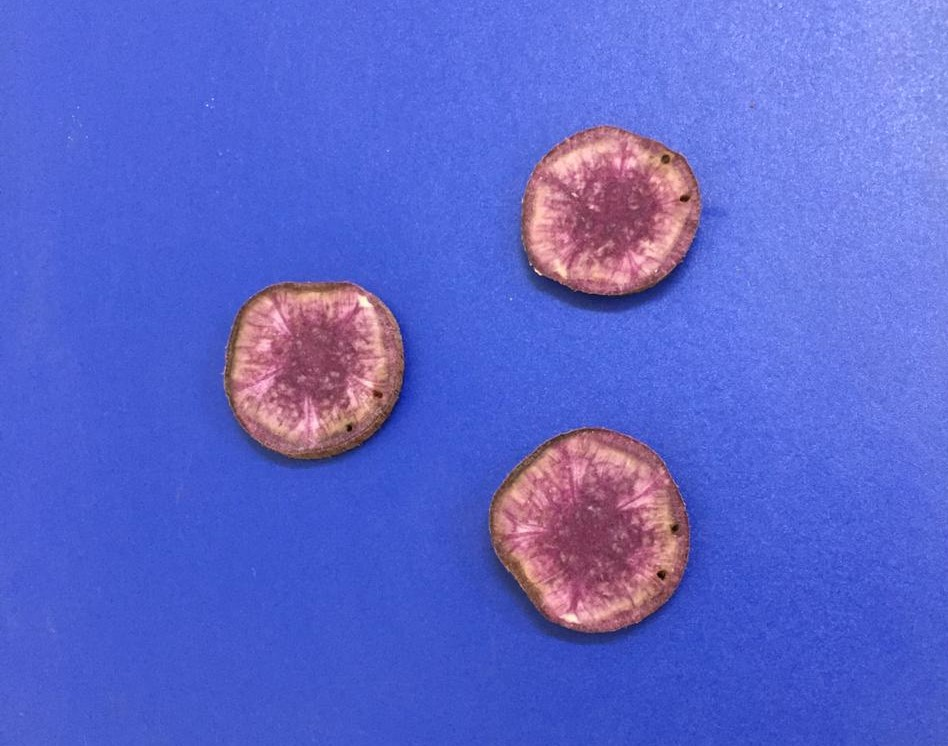
#> input picture Exercicios REO 3/batata_doce.jpeg, 948 x 746 px
$ python REO3_Liliana.py   (older library calls are emulated)
#> lines starting #> are read from the running program, lines starting #| are printed output that depends on the picture; after the words box and inside, x2 and y2 are one past the last pixel; in counts of white or black regions, pixels touching at a corner belong together
########################################################################################################################
# DATA: 17/07/2020
# DISCIPLINA: VISÃO COMPUTACIONAL NO MELHORAMENTO DE PLANTAS
# ALUNA: LILIANA ROCIVALDA GOMES LEITAO
# GITHUB: lilianaleitao
# PROFESSOR: VINÍCIUS QUINTÃO CARNEIRO
# GITHUB: vqcarneiro
########################################################################################################################
# EXERCÍCIO 01:
########################################################################################################################
# Importar pacotes
import cv2 # Importa o pacote opencv
import numpy as np # Importa o pacote numpy
from matplotlib import pyplot as plt # Importa o pacote matplotlib
from skimage.measure import label, regionprops
########################################################################################################################
# Leitura da imagem
Arquivo = "batata_doce.jpeg"
# Nome do arquivo a ser utilizado na análise
img_bgr = cv2.imread(Arquivo,1) # Carrega imagem (1 - Colorida (BGR))
#> img_bgr is the input picture: shape (746, 948, 3); mean B, G, R 204.2, 101.8, 90.9
img_rgb = cv2.cvtColor(img_bgr,cv2.COLOR_BGR2RGB)
########################################################################################################################
# a) Aplique o filtro de média com cinco diferentes tamanhos de kernel e compare os resultados com a imagem original.
print('1 a) kernel usados: 11x11; 25x25; 33x33; 47x47 e 59x59')

# Filtro de média
img_filtro_media1 = cv2.blur(img_rgb,(11,11)) # kernel 11x11 (11 linhas e 11 colunas)
img_filtro_media2 = cv2.blur(img_rgb,(25,25))
img_filtro_media3 = cv2.blur(img_rgb,(33,33))
img_filtro_media4 = cv2.blur(img_rgb,(47,47))
img_filtro_media5 = cv2.blur(img_rgb,(59,59))

# Plotar imagens
plt.figure('1a')
plt.subplot(2,3,1)
plt.imshow(img_rgb)
plt.xticks([])
plt.yticks([])
plt.title("Original")

plt.subplot(2,3,2)
plt.imshow(img_filtro_media1)
plt.xticks([])
plt.yticks([])
plt.title("Kernel 11x11")

plt.subplot(2,3,3)
plt.imshow(img_filtro_media2)
plt.xticks([])
plt.yticks([])
plt.title("Kernel 25x25")

plt.subplot(2,3,4)
plt.imshow(img_filtro_media3)
plt.xticks([])
plt.yticks([])
plt.title("Kernel 33x33")

plt.subplot(2,3,5)
plt.imshow(img_filtro_media4)
plt.xticks([])
plt.yticks([])
plt.title("Kernel 47x47")

plt.subplot(2,3,6)
plt.imshow(img_filtro_media5)
plt.xticks([])
plt.yticks([])
plt.title("Kernel 59x59")

plt.show()

print('--------------------------------------------------------------------------------------------------------------')
######################################################################################################################

# b) Aplique diferentes tipos de filtros com pelo menos dois tamanhos de kernel e compare os resultados entre si e
# com a imagem original.
print('1 b) Filtros: media, gaussiano, mediana e bilateral; kernel: 27x27 e 47x47')

# Filtro de média (media aritmetica)
filtro_media1 = cv2.blur(img_rgb,(27,27))
filtro_media2 = cv2.blur(img_rgb,(47,47))
# obs: parametros 1 e 2 = kernel 27x27 (27 linhas e 27 colunas)

# Filtro Gaussiano (média ponderada)
# média ponderada dos pixels vizinhos ao pixel de interesse, de modo que pixels mais proximos recebem pesos
# maiores e pixels mais distantes pesos menores.
filtro_gaussiano1 = cv2.GaussianBlur(img_rgb,(27,27),0)
filtro_gaussiano2 = cv2.GaussianBlur(img_rgb,(47,47),0)
# obs: parametros 1 e 2 = kernel
# obs: parametro 3 = zero, os pesos são determinados automaticamente pela função Blur

# Filtro de mediana
# mediana dos pixels na região de vizinhança do pixel de interesse
filtro_mediana1 = cv2.medianBlur(img_rgb,27)
filtro_mediana2 = cv2.medianBlur(img_rgb,47)

# Filtro bilateral
# Identificação das bordas dos objetos, sendo eficaz na remoção de ruído.
filtro_bilateral1 = cv2.bilateralFilter(img_rgb,27,27,3)
filtro_bilateral2 = cv2.bilateralFilter(img_rgb,47,47,3)
# obs: parametro 1 = kernel
# obs: parametro 2 = desvio padrão, elimina os pixels discrepantes da imagem (outliers)
# obs: parametro 3 = ponderação de pesos das distancias dos pixels vizinhos

# Plotar imagens
plt.figure('1b')
plt.subplot(3,4,1)
plt.imshow(img_rgb)
plt.xticks([])
plt.yticks([])
plt.title("Original")

plt.subplot(3,4,5)
plt.imshow(filtro_media1)
plt.xticks([])
plt.yticks([])
plt.title("Filtro média (27x27)")

plt.subplot(3,4,6)
plt.imshow(filtro_gaussiano1)
plt.xticks([])
plt.yticks([])
plt.title("Filtro Gaussiano (27x27)")

plt.subplot(3,4,7)
plt.imshow(filtro_mediana1)
plt.xticks([])
plt.yticks([])
plt.title("Filtro mediana (27x27)")

plt.subplot(3,4,8)
plt.imshow(filtro_bilateral1)
plt.xticks([])
plt.yticks([])
plt.title("Filtro bilateral (27x27)")

plt.subplot(3,4,9)
plt.imshow(filtro_media2)
plt.xticks([])
plt.yticks([])
plt.title("Filtro média (47x47)")

plt.subplot(3,4,10)
plt.imshow(filtro_gaussiano2)
plt.xticks([])
plt.yticks([])
plt.title("Filtro Gaussiano (47x47)")

plt.subplot(3,4,11)
plt.imshow(filtro_mediana2)
plt.xticks([])
plt.yticks([])
plt.title("Filtro mediana (47x47)")

plt.subplot(3,4,12)
plt.imshow(filtro_bilateral2)
plt.xticks([])
plt.yticks([])
plt.title("Filtro bilateral (47x47)")

plt.show()

print('--------------------------------------------------------------------------------------------------------------')
######################################################################################################################

# c) Realize a segmentação da imagem utilizando o processo de limiarização. Utilizando o reconhecimento de contornos,
# identifique e salve os objetos de interesse. Além disso, acesse as bibliotecas Opencv e Scikit-Image, verifique as
# variáveis que podem ser mensuradas e extraia as informações pertinentes (crie e salve uma tabela com estes dados).
# Apresente todas as imagens obtidas ao longo deste processo.
print('1 c)')

# Leitura da imagem RGB
r,g,b = cv2.split(img_rgb)

# Limiarização - OTSU
(L_r, img_limiar_r) = cv2.threshold(r,0,255,cv2.THRESH_BINARY+cv2.THRESH_OTSU)
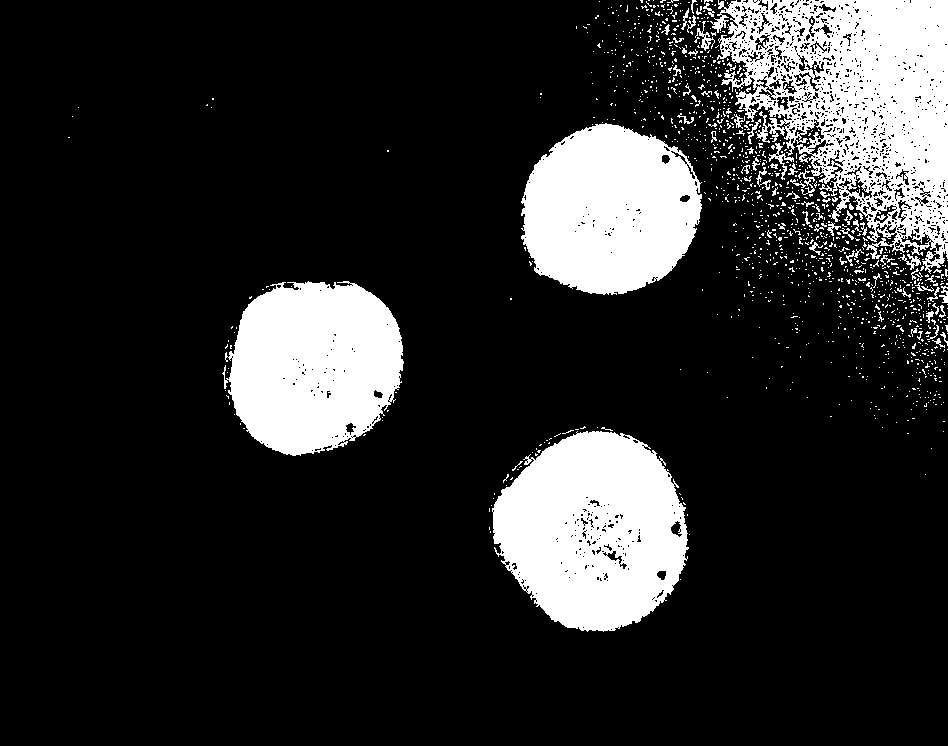
#> img_limiar_r: shape (746, 948); 16.8% white; 1308 white regions (1236 under 20 px), largest, box (x1, y1, x2, y2) and area: (710, 0, 948, 274) 34755, (492, 431, 689, 632) 28748, (222, 281, 404, 456) 23948
#> L_r = 119
(L_g, img_limiar_g) = cv2.threshold(g,0,255,cv2.THRESH_BINARY+cv2.THRESH_OTSU)
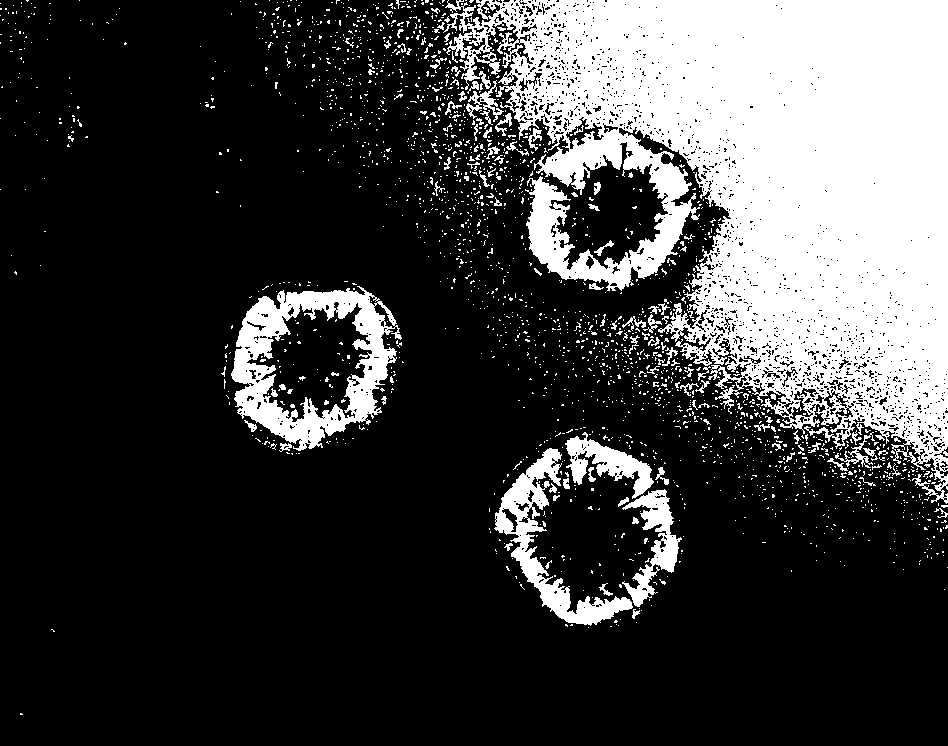
#> img_limiar_g: shape (746, 948); 24.1% white; 2174 white regions (2061 under 20 px), largest, box (x1, y1, x2, y2) and area: (443, 0, 948, 504) 136915, (231, 286, 402, 451) 11086, (494, 448, 633, 626) 5388
#> L_g = 112
(L_b, img_limiar_b) = cv2.threshold(b,0,255,cv2.THRESH_BINARY+cv2.THRESH_OTSU)
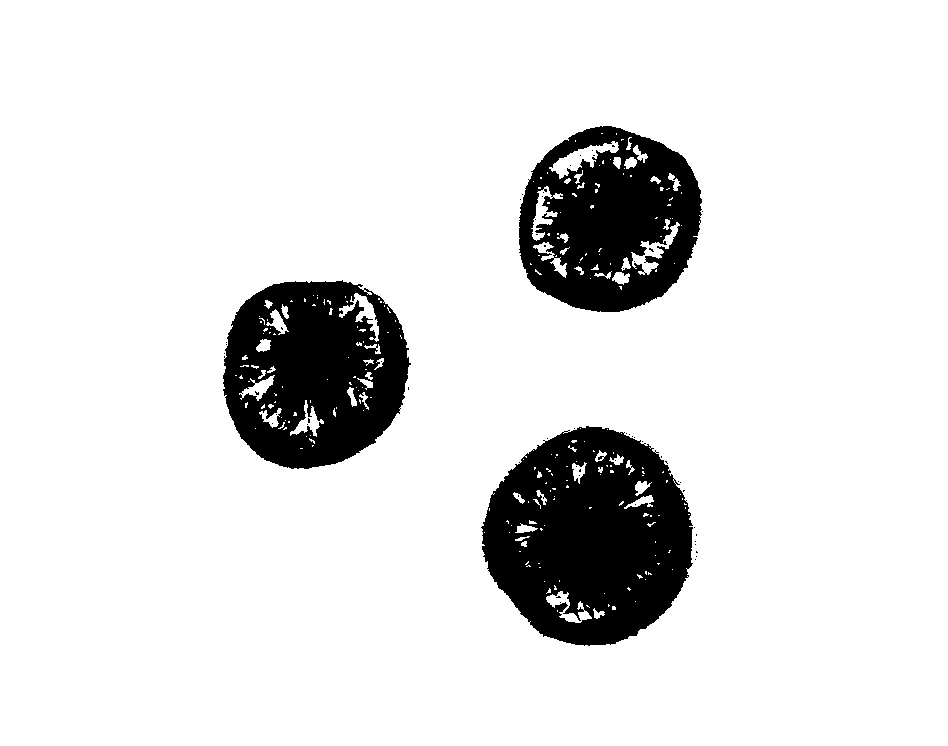
#> img_limiar_b: shape (746, 948); 88.5% white; 57 black regions (54 under 20 px), largest, box (x1, y1, x2, y2) and area: (481, 426, 693, 646) 33119, (223, 280, 411, 469) 25363, (519, 126, 702, 312) 23076
#> L_b = 166
(L_b, img_limiar_b_inv) = cv2.threshold(b,0,255,cv2.THRESH_BINARY_INV+cv2.THRESH_OTSU)

# Segmentação da imagem
img_seg_b = cv2.bitwise_and(img_rgb,img_rgb,mask=img_limiar_b)
img_seg_b_inv = cv2.bitwise_and(img_rgb,img_rgb,mask=img_limiar_b_inv)

# Plotar imagens
print('Melhor segmentação: Sistema de cor RGB, canal B, Otsu invertido')
plt.figure('1c segmentada')
plt.subplot(2,3,1)
plt.imshow(img_limiar_r,cmap='gray')
plt.title('R - OTSU')
plt.xticks([])
plt.yticks([])

plt.subplot(2,3,2)
plt.imshow(img_limiar_g,cmap='gray')
plt.title('G - OTSU')
plt.xticks([])
plt.yticks([])

plt.subplot(2,3,3)
plt.imshow(img_limiar_b,cmap='gray')
plt.title('B - OTSU')
plt.xticks([])
plt.yticks([])

plt.subplot(2,3,4)
plt.imshow(img_rgb)
plt.xticks([])
plt.yticks([])
plt.title("Original")

plt.subplot(2,3,5)
plt.imshow(img_seg_b)
plt.xticks([])
plt.yticks([])
plt.title('Segmentada')

plt.subplot(2,3,6)
plt.imshow(img_seg_b_inv)
plt.xticks([])
plt.yticks([])
plt.title('Segmentada invertida')
plt.show()
#-------------------------------------------------------------------------

# Leitura da imagem YCrCb
img_YCrCb = cv2.cvtColor(img_bgr,cv2.COLOR_BGR2YCR_CB)
#> img_YCrCb: shape (746, 948, 3); mean of channels 0, 1, 2 110.2, 114.2, 181.1
# Partição dos canais
Y,Cr,Cb = cv2.split(img_YCrCb)
Cb = cv2.medianBlur(Cb,9) # canal Cb recebe filtro mediana com kernel 9
# Limiarização - OTSU
(L, img_limiar_inv) = cv2.threshold(Cb,0,255,cv2.THRESH_BINARY_INV+cv2.THRESH_OTSU)
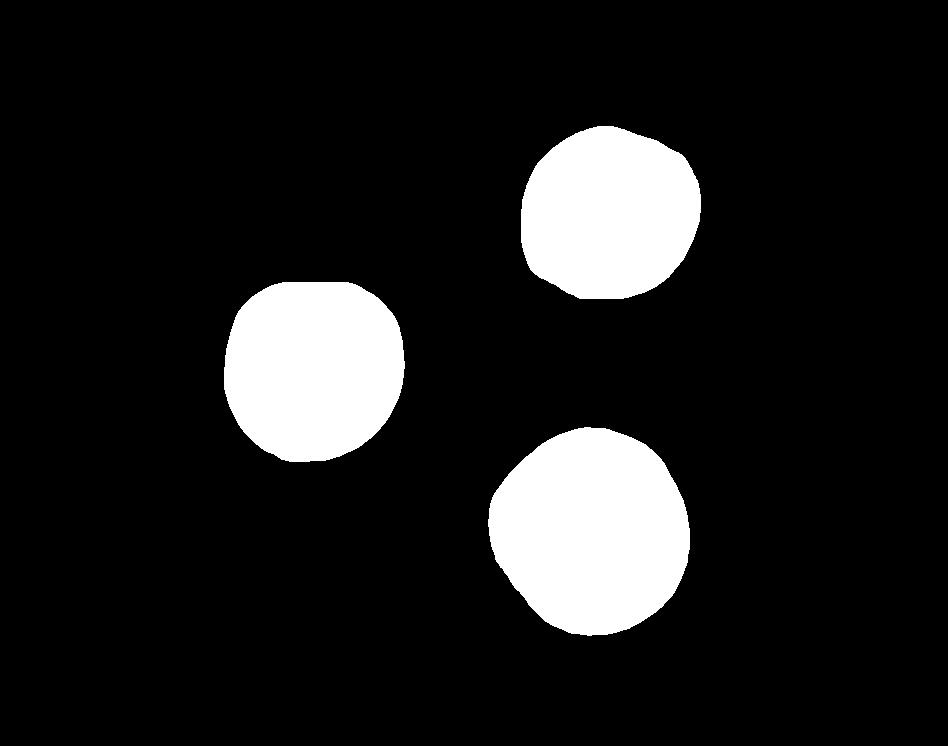
#> img_limiar_inv: shape (746, 948); 11.8% white; 3 white regions
#> L = 156
# Segmentação da imagem
img_segmentada = cv2.bitwise_and(img_rgb,img_rgb,mask=img_limiar_inv)
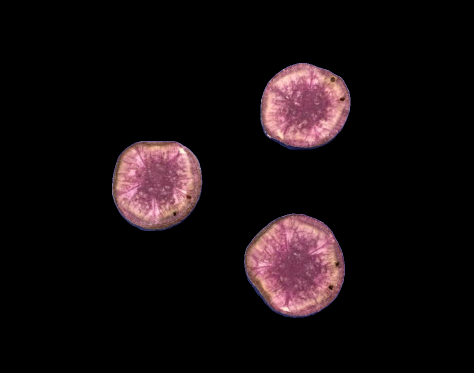
#> img_segmentada: shape (746, 948, 3) (shown at 1/2 size); mean R, G, B 20.3, 12.7, 14.4
# Objeto
mascara = img_limiar_inv.copy()
# Contorno
cnts,h = cv2.findContours(mascara, cv2.RETR_TREE,cv2.CHAIN_APPROX_SIMPLE)
#> cnts = 3 contours; box (x1, y1, x2, y2) and area: (488, 427, 690, 636) 31769, (224, 282, 405, 462) 26403, (521, 126, 701, 299) 24522; h = [[1, -1, -1, -1], [2, 0, -1, -1], [-1, 1, -1, -1]]
print('-----------------------------------------------------------------')

for (i, c) in enumerate(cnts):
	(x, y, w, h) = cv2.boundingRect(c)
	obj = img_limiar_inv[y:y+h,x:x+w]
	obj_rgb = img_segmentada[y:y+h,x:x+w]
	obj_bgr = cv2.cvtColor(obj_rgb,cv2.COLOR_RGB2BGR)
	cv2.imwrite('bd'+str(i+1)+'.png',obj_bgr)
	cv2.imwrite('bdb'+str(i+1)+'.png',obj)

# https://scikit-image.org/docs/dev/api/skimage.measure.html
	regiao = regionprops(obj)
	print('Corte da batata doce: ', str(i+1))
	print('Dimensão da imagem: ', np.shape(obj))
	print('Mensurações')
	print('Centroide: ', regiao[0].centroid)
	print('Comprimento do eixo menor: ', regiao[0].minor_axis_length)
	print('Comprimento do eixo maior: ', regiao[0].major_axis_length)
	print('Razão: ', regiao[0].major_axis_length / regiao[0].minor_axis_length)
	area = cv2.contourArea(c)
	print('Área: ', area)
	print('Perímetro: ', cv2.arcLength(c,True))

	print('Medidas de Cor')
	min_val_r, max_val_r, min_loc_r, max_loc_r = cv2.minMaxLoc(obj_rgb[:,:,0], mask=obj)
	print('Valor Mínimo no R: ', min_val_r, ' - Posição: ', min_loc_r)
	print('Valor Máximo no R: ', max_val_r, ' - Posição: ', max_loc_r)
	med_val_r = cv2.mean(obj_rgb[:,:,0], mask=obj)
	print('Média no Vermelho: ', med_val_r)

	min_val_g, max_val_g, min_loc_g, max_loc_g = cv2.minMaxLoc(obj_rgb[:, :, 1], mask=obj)
	print('Valor Mínimo no G: ', min_val_g, ' - Posição: ', min_loc_g)
	print('Valor Máximo no G: ', max_val_g, ' - Posição: ', max_loc_g)
	med_val_g = cv2.mean(obj_rgb[:,:,1], mask=obj)
	print('Média no Verde: ', med_val_g)

	min_val_b, max_val_b, min_loc_b, max_loc_b = cv2.minMaxLoc(obj_rgb[:, :, 2], mask=obj)
	print('Valor Mínimo no B: ', min_val_b, ' - Posição: ', min_loc_b)
	print('Valor Máximo no B: ', max_val_b, ' - Posição: ', max_loc_b)
	med_val_b = cv2.mean(obj_rgb[:,:,2], mask=obj)
	print('Média no Azul: ', med_val_b)
#> this loop made 3 passes
#> (x, y, w, h, area, min_val_r, min_loc_r, max_loc_r) on passes 1 to 2: (488, 427, 202, 209, 31769, 26, (167, 185), (140, 35)), (224, 282, 181, 180, 26403, 15, (161, 140), (134, 14))
#> (printed output is left out)
#> pass 1, `obj_rgb = img_segmentada[y:y+h,x:x+w]`:
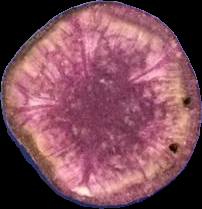
#> obj_rgb: shape (209, 202, 3); mean R, G, B 126.7, 76.3, 89.2
#> after the loop:
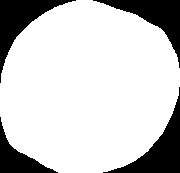
#> obj: shape (173, 180); 79.6% white; 4 black regions, box (x1, y1, x2, y2) and area: (103, 87, 180, 173) 1856, (0, 0, 76, 83) 1756, (93, 0, 180, 68) 1701, (0, 117, 58, 173) 1049

seg = img_segmentada.copy()
cv2.drawContours(seg, cnts, -1, (0, 255, 0), 2)
#> seg: shape (746, 948, 3); 0.86% of pixels changed, all inside (x1, y1, x2, y2) = (223, 125, 702, 637)
#> (the rest of the program and of its run is left out)
